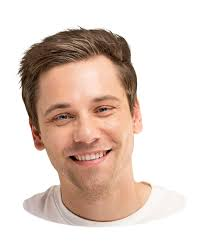
#> input picture Task-3_Object_Detection/image.jpeg, 201 x 251 px
$ python -i streamlitui.py   (imports and definitions only)   (older library calls are emulated)
#> lines starting #> are read from the running program, lines starting #| are printed output that depends on the picture; after the words box and inside, x2 and y2 are one past the last pixel; in counts of white or black regions, pixels touching at a corner belong together
#> further down, picture is the input picture: shape (251, 201, 3); mean B, G, R 200.2, 209.2, 225.9
# Import Necessary Libraries
import streamlit as st
import cv2
import numpy as np
from skimage.metrics import structural_similarity as compare_ssim
from PIL import Image
import tempfile
import os

# Test Functions
# [2 lines not run here, left out]

def convert_bgr_to_rgb(image):
    return cv2.cvtColor(image, cv2.COLOR_BGR2RGB)

# [6 lines not run here, left out]

# Converting to Grayscale
def convert_to_gray(image):
    return cv2.cvtColor(image, cv2.COLOR_BGR2GRAY)
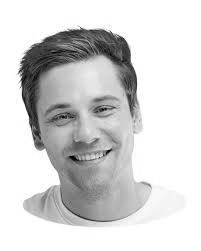
#> returned value: shape (251, 201); min 2, max 255, mean 213.2

# Comparing Images (SSIM, MSE)
def compare_images(img1, img2):
    gray1 = convert_to_gray(img1)
    gray2 = convert_to_gray(img2)
    ssim_score, diff = compare_ssim(gray1, gray2, full=True)
    mse_score = np.mean((gray1.astype("float") - gray2.astype("float")) ** 2)
    diff_img = (diff * 255).astype("uint8")
    diff_rgb = cv2.cvtColor(diff_img, cv2.COLOR_GRAY2RGB)
    return round(ssim_score, 4), round(mse_score, 2), diff_rgb


#Object Detection
def detect_objects(img):
    gray = convert_to_gray(img)
    detected_img = img.copy()

    # Load Haar Cascades
    face_cascade = cv2.CascadeClassifier(cv2.data.haarcascades + 'haarcascade_frontalface_default.xml')
    smile_cascade = cv2.CascadeClassifier(cv2.data.haarcascades + 'haarcascade_smile.xml')
    left_eye_cascade = cv2.CascadeClassifier(cv2.data.haarcascades + 'haarcascade_lefteye_2splits.xml')
    right_eye_cascade = cv2.CascadeClassifier(cv2.data.haarcascades + 'haarcascade_righteye_2splits.xml')

    #Face Detection
    faces = face_cascade.detectMultiScale(gray, scaleFactor=1.1, minNeighbors=5)
#> faces = [[25, 66, 118, 118]]
    for (x, y, w, h) in faces:
        cv2.rectangle(detected_img, (x, y), (x + w, y + h), (255, 0, 0), 2)
        cv2.putText(detected_img, "Face", (x, y - 10), cv2.FONT_HERSHEY_SIMPLEX, 0.5, (255, 0, 0), 1)

        roi_gray = gray[y:y+h, x:x+w]
        roi_color = detected_img[y:y+h, x:x+w]

        # Smile detection
        smiles = smile_cascade.detectMultiScale(roi_gray, scaleFactor=1.8, minNeighbors=20)
        for (sx, sy, sw, sh) in smiles:
            cv2.rectangle(roi_color, (sx, sy), (sx+sw, sy+sh), (0, 0, 255), 2)
            cv2.putText(roi_color, "Smile", (sx, sy - 5), cv2.FONT_HERSHEY_SIMPLEX, 0.4, (0, 0, 255), 1)

        # Left eye detection
        left_eyes = left_eye_cascade.detectMultiScale(roi_gray)
        for (lx, ly, lw, lh) in left_eyes:
            cv2.rectangle(roi_color, (lx, ly), (lx+lw, ly+lh), (0, 255, 0), 2)
            cv2.putText(roi_color, "Left Eye", (lx, ly - 5), cv2.FONT_HERSHEY_SIMPLEX, 0.4, (0, 255, 0), 1)

        # Right eye detection
        right_eyes = right_eye_cascade.detectMultiScale(roi_gray)
        for (rx, ry, rw, rh) in right_eyes:
            cv2.rectangle(roi_color, (rx, ry), (rx+rw, ry+rh), (0, 255, 255), 2)
            cv2.putText(roi_color, "Right Eye", (rx, ry - 5), cv2.FONT_HERSHEY_SIMPLEX, 0.4, (0, 255, 255), 1)
#> this loop made 1 pass
#> (x, y, w, h, left_eyes, right_eyes) on pass 1: (25, 66, 118, 118, [[28, 35, 24, 24], [65, 27, 26, 26]], [[23, 33, 28, 28], [64, 26, 27, 27], [66, 66, 31, 31]])
#> pass 1, in detect_objects, `roi_gray = gray[y:y+h, x:x+w]`:
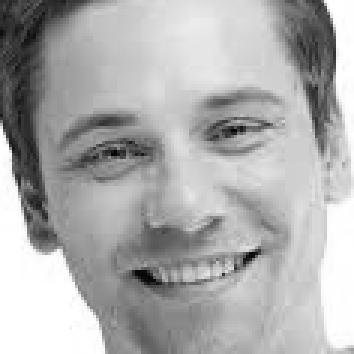
#> roi_gray: shape (118, 118) (shown 3 times larger); min 2, max 255, mean 173.5
#> pass 1, in detect_objects, `roi_color = detected_img[y:y+h, x:x+w]`:
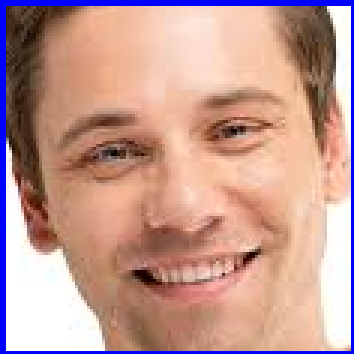
#> roi_color: shape (118, 118, 3) (shown 3 times larger); mean B, G, R 146.5, 154.2, 195.2
#> after the loop:
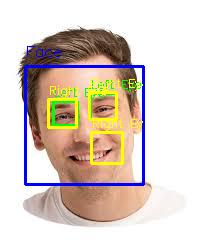
#> detected_img: shape (251, 201, 3); 6.48% of pixels changed, all inside (x1, y1, x2, y2) = (24, 46, 145, 186)
#> after the loop:
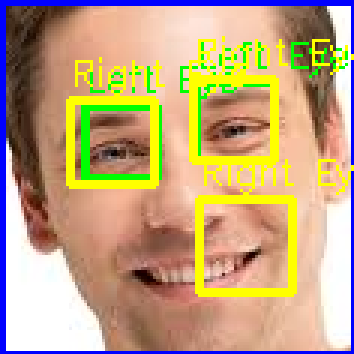
#> roi_color: shape (118, 118, 3) (shown 3 times larger); 12.76% of pixels changed, all inside (x1, y1, x2, y2) = (22, 12, 118, 99)

    return detected_img

# Convert NumPy array to JPG byte buffer for download
def to_jpg_bytes(img_array):
    _, buffer = cv2.imencode('.jpg', img_array)
    return buffer.tobytes()


# Streamlit UI
# [2 lines not run here, left out]

# [1 line that did not run here, left out]

# [30 lines not run here, left out]

>>> import cv2
>>> picture = cv2.imread('../Task-3_Object_Detection/image.jpeg')
>>> result = detect_objects(picture)
